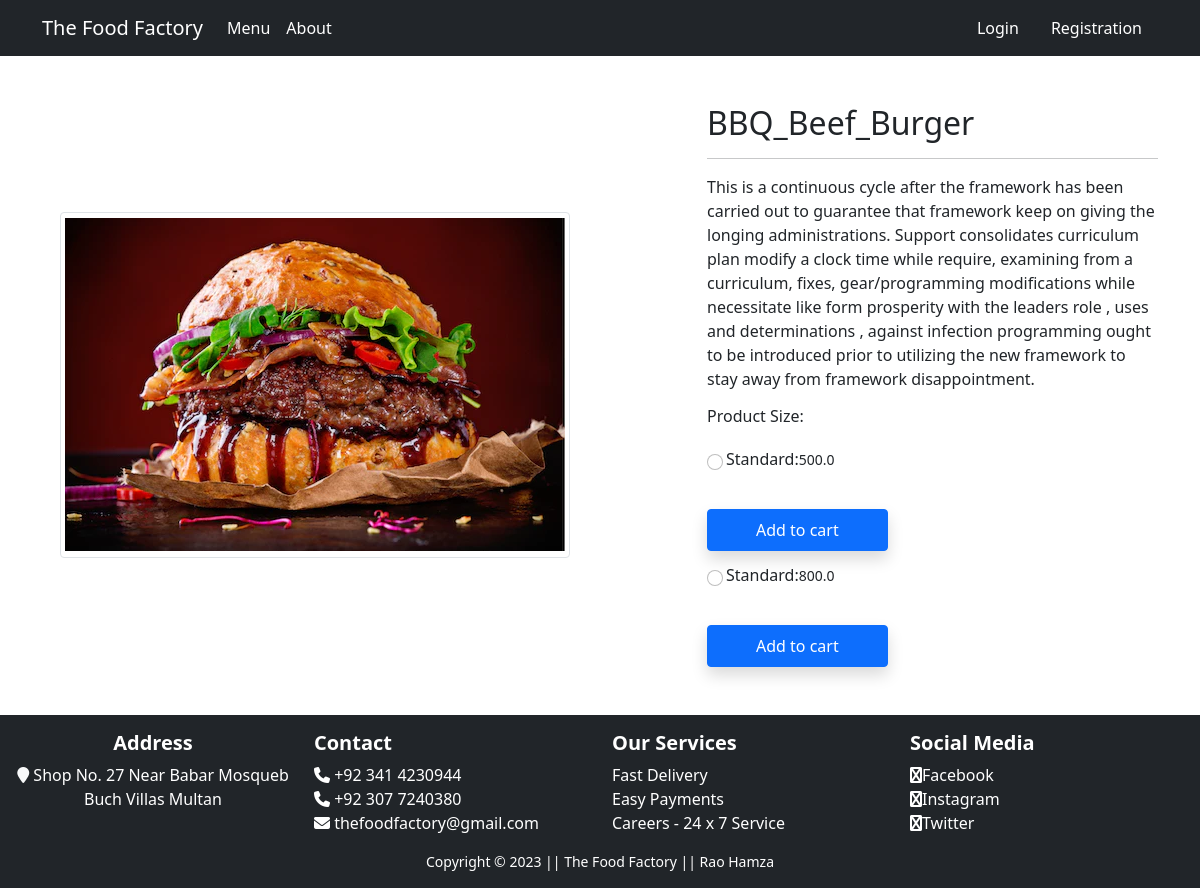
Page /product-detail/7/ on the committed database.
### app/models.py (models this page shows, shortened)
class Product(models.Model):
    title = models.CharField(max_length=50)
    discription = HTMLField()
    category = models.CharField(choices=CATEGORY_CHOICES, max_length=50)
    product_img = models.ImageField(upload_to='productimg')

class ProductDetail(models.Model):
    product = models.ForeignKey(Product, on_delete=models.CASCADE)
    size = models.CharField(choices=PRODUCT_SIZE, max_length=25)
    price = models.FloatField()

### app/views.py (the view)
# urls.py: path('product-detail/<int:id>/', views.product_detail, name='product-detail'),
def product_detail(request, id):
 user = request.user
 product = Product.objects.get(id=id)
 productdetail = ProductDetail.objects.filter(product=product)
 item_exists = False
 context = {
  'product': product,
  'productdetail': productdetail,
 }
 return render(request, 'app/productdetail.html', context)

### app/templates/app/productdetail.html (shortened to what this page needs)
{% extends 'app/base.html' %}
{% load static %}
{% block main-content %}
<div class="container my-5">
  <div class="row">
    <div class="col-sm-6 text-center align-self-center">
      <img src="{{ product.product_img.url }}" alt="" class="img-fluid img-thumbnail">
    </div>
    <div class="col-sm-5 offset-sm-1">
      <h2> {{ product.title }}</h2>
      <hr>
      <p>{{ product.discription | safe }}</p>
      <h6>Product Size: {{ product.product_size }}</h6>
      {% if productdetail %}
      {% for product_detail in productdetail %}
      <div class="d-flex align-items-center" style="height:50px;">
        <input name='prodsize' id='prodadd{{ forloop.counter }}' class="form-check-input" type="radio"
          value="{{ product_detail.id }}">
        <h6 style="margin:2px 3px">{{ product_detail.size }}:<small class="fw-light">{{ product_detail.price }}</small></h6>
      </div>
      <br>
      <form action='/add-to-cart' class='d-inline'>
        <button type=submit class='btn btn-primary shadow px-5 py-2'>Add to cart</button>
      </form>
      {% endfor %}
      {% endif %}
    </div>
  </div>
</div>
{% endblock main-content %}

### rows in the picture
Product: product_img (picture), title "BBQ_Beef_Burger", discription "This is a continuous cycle after the framework has been carried out to guarantee that framework keep on giving the longing administrations. Support consolidates curriculum plan modify a clock time while require, examining from a curriculum, fixes, gear/programming modifications while necessitate like form prosperity with the leaders role , uses and determinations , against infection programming ought to be introduced prior to utilizing the new framework to stay away from framework disappointment."
ProductDetail: size "Standard", price "500.0"
ProductDetail: size "Standard", price "800.0"
